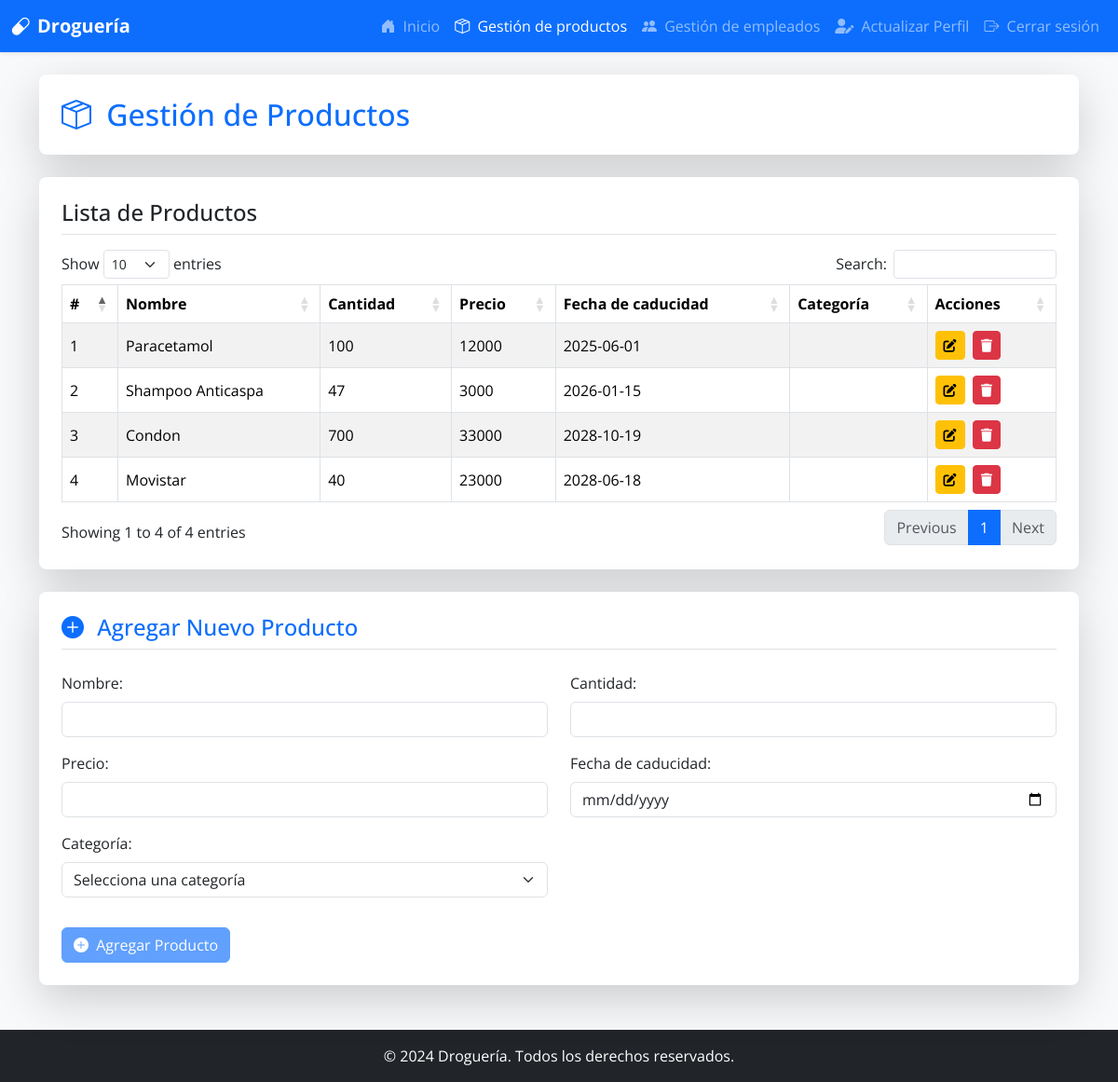
The app's page /productosDB (signed in), older data.
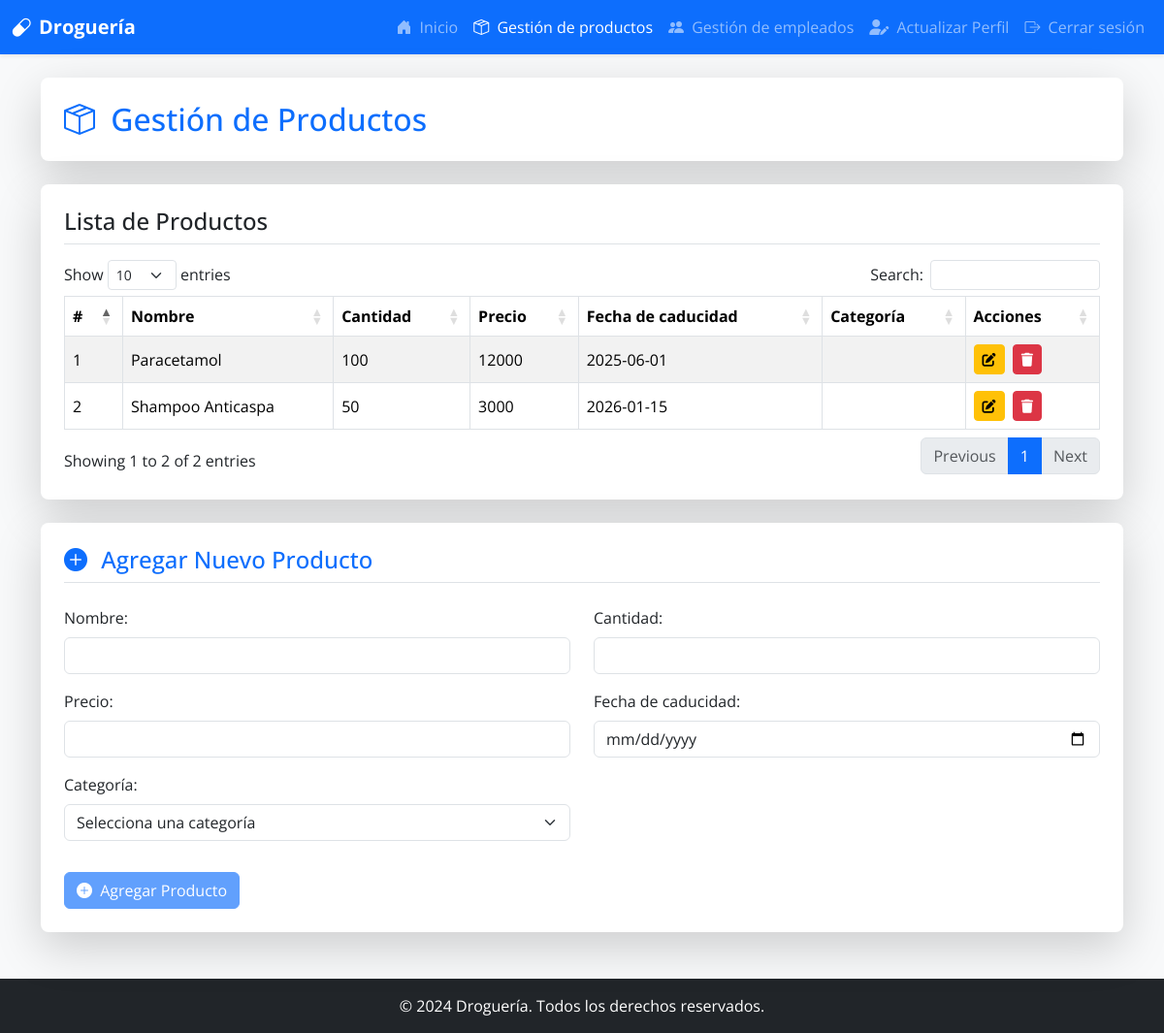
The same page, newer data.
### models.py (models this page shows)
class Producto(db.Model):
    __tablename__ = 'productos'
    producto_ID = db.Column(db.Integer, primary_key=True, autoincrement=True)
    categoria_FK = db.Column(db.Integer, db.ForeignKey('categoria.categoria_ID', ondelete='CASCADE'), nullable=False)
    nombre_producto = db.Column(db.String(150), nullable=False)
    cantidad = db.Column(db.Integer, nullable=False)
    precio = db.Column(db.Integer, nullable=False)
    fecha_caducidad = db.Column(db.Date, nullable=False)
    facturas_detalle = db.relationship('FacturaDetalle', backref='producto', cascade='all, delete')
    inventario = db.relationship('Inventario', backref='producto', cascade='all, delete')

### app.py (the view)
@app.route('/productosDB')
@login_required
def productosDB():
    if db.session.get(Rol, current_user.rol_FK).rol_usuario != "administrador":
        flash('Acceso no autorizado', 'danger')
        return redirect(url_for('adminMain'))
    categorias = Categoria.query.all()
    search_query = request.args.get('search', '', type=str)
    if search_query:
        productos = Producto.query.filter(Producto.nombre_producto.ilike(f"%{search_query}%")).all()
    else:
        productos = Producto.query.all()
    return render_template('productosDB.html', productos=productos, search_query=search_query, categorias=categorias)

### app.py (called while the page is built)
@login_manager.user_loader
def load_user(user_id):
    return db.session.get(Usuario, int(user_id))

### templates/productosDB.html (shortened to what this page needs)
<!DOCTYPE html>
<html lang="es">
<head>
    <link href="https://cdn.jsdelivr.net/npm/bootstrap@5.3.2/dist/css/bootstrap.min.css" rel="stylesheet">
    <link href="https://cdn.jsdelivr.net/npm/bootstrap-icons@1.11.1/font/bootstrap-icons.css" rel="stylesheet">
    <link rel="stylesheet" href="https://cdnjs.cloudflare.com/ajax/libs/font-awesome/6.5.2/css/all.min.css">
    <link href="https://cdn.datatables.net/1.13.6/css/dataTables.bootstrap5.min.css" rel="stylesheet">
</head>
<body class="bg-light">
    <nav class="navbar navbar-expand-lg navbar-dark bg-primary shadow-sm">
        <div class="container-fluid">
            <a class="navbar-brand d-flex align-items-center" href="{{ url_for('adminMain') }}">
                <i class="bi bi-capsule me-2"></i>
                <span class="fw-bold">Droguería</span>
            </a>
            <div class="collapse navbar-collapse" id="navbarNav">
                <ul class="navbar-nav ms-auto">
                    <li class="nav-item">
                        <a class="nav-link" href="{{ url_for('adminMain') }}"><i class="bi bi-house-door-fill me-1"></i> Inicio</a>
                    </li>
                    <li class="nav-item">
                        <a class="nav-link active" aria-current="page" href="{{ url_for('productosDB') }}"><i class="bi bi-box-seam me-1"></i> Gestión de productos</a>
                    </li>
                    <li class="nav-item">
                        <a class="nav-link" href="{{ url_for('empleadosDB') }}"><i class="bi bi-people-fill me-1"></i> Gestión de empleados</a>
                    </li>
                    <li class="nav-item">
                        <a class="nav-link" href="{{ url_for('update_profile') }}"><i class="fas fa-user-edit me-1"></i> Actualizar Perfil</a>
                    </li>
                    <li class="nav-item">
                        <a class="nav-link" href="{{ url_for('logout') }}"><i class="bi bi-box-arrow-right me-1"></i> Cerrar sesión</a>
                    </li>
                </ul>
            </div>
        </div>
    </nav>
    <main class="container mt-4 mb-5">
        <div class="card shadow-lg p-4 rounded-3 border-0 bg-white mb-4">
            <h2 class="card-title text-primary mb-0">
                <i class="bi bi-box-seam me-2"></i> Gestión de Productos
            </h2>
        </div>
        <div class="card shadow-lg p-4 rounded-3 border-0 bg-white mb-4">
            <h4 class="card-title text-dark mb-3 border-bottom pb-2">Lista de Productos</h4>
            <div class="table-responsive">
                <table id="productosTable" class="table table-striped table-hover table-bordered align-middle">
                    <thead class="bg-primary text-white">
                        <tr>
                            <th scope="col">#</th>
                            <th scope="col">Nombre</th>
                            <th scope="col">Cantidad</th>
                            <th scope="col">Precio</th>
                            <th scope="col">Fecha de caducidad</th>
                            <th scope="col">Categoría</th>
                            <th scope="col">Acciones</th>
                        </tr>
                    </thead>
                    <tbody>
                        {% for producto in productos %}
                        <tr>
                            <td>{{ loop.index }}</td>
                            <td>{{ producto.nombre_producto }}</td>
                            <td>{{ producto.cantidad }}</td>
                            <td>{{ producto.precio }}</td>
                            <td>{{ producto.fecha_caducidad }}</td>
                            <td>{{ producto.categoria_nombre }}</td>
                            <td>
                                <a href="{{ url_for('edit_producto', id=producto.producto_ID) }}" class="btn btn-warning btn-sm me-1" title="Editar Producto">
                                    <i class="fas fa-edit"></i>
                                </a>
                                <form action="{{ url_for('delete_producto', id=producto.producto_ID) }}"
                                      method="POST"
                                      onsubmit="return confirm('¿Seguro que quieres eliminar este producto? Esta acción es irreversible.')"
                                      style="display:inline;">
                                    <button type="submit" class="btn btn-danger btn-sm" title="Eliminar Producto">
                                        <i class="fas fa-trash"></i>
                                    </button>
                                </form>
                            </td>
                        </tr>
                        {% endfor %}
                    </tbody>
                </table>
            </div>
        </div>
        <div class="card shadow-lg p-4 rounded-3 border-0 bg-white">
            <h4 class="card-title text-primary mb-4 border-bottom pb-2">
                <i class="bi bi-plus-circle-fill me-2"></i> Agregar Nuevo Producto
            </h4>
            <form action="{{ url_for('create_producto') }}" method="POST" id="formCrearProducto" class="needs-validation" novalidate>
                <div class="row">
                    <div class="col-md-6 mb-3">
                        <label for="nombre_producto" class="form-label">Nombre:</label>
                        <input type="text" name="nombre_producto" id="nombre_producto" class="form-control" required>
                    </div>
                    <div class="col-md-6 mb-3">
                        <label for="cantidad" class="form-label">Cantidad:</label>
                        <input type="number" name="cantidad" id="cantidad" class="form-control" required min="0">
                    </div>
                    <div class="col-md-6 mb-3">
                        <label for="precio" class="form-label">Precio:</label>
                        <input type="number" step="0.01" name="precio" id="precio" class="form-control" required min="0">
                    </div>
                    <div class="col-md-6 mb-3">
                        <label for="fecha_caducidad" class="form-label">Fecha de caducidad:</label>
                        <input type="date" name="fecha_caducidad" id="fecha_caducidad" class="form-control" required>
                    </div>
                    <div class="col-md-6 mb-3">
                        <label for="categoria_ID" class="form-label">Categoría:</label>
                        <select name="categoria_ID" id="categoria_ID" class="form-select" required>
                            <option value="" disabled selected>Selecciona una categoría</option>
                        </select>
                    </div>
                </div>
                <button type="submit" class="btn btn-primary mt-3" id="btnAgregarProducto"><i class="bi bi-plus-circle-fill me-1"></i> Agregar Producto</button>
            </form>
        </div>
    </main>
    <footer class="footer mt-auto py-3 bg-dark text-white">
        <div class="container text-center">
            <span>© 2024 Droguería. Todos los derechos reservados.</span>
        </div>
    </footer>
</body>
</html>

### templates/productosDB.html (style rules this page uses)
body { font-family: 'Open Sans', sans-serif; display: flex; flex-direction: column; min-height: 100vh; }
main { flex: 1; }

Row changes from the older to the newer data that the page shows:
removed Producto: nombre_producto "Condon", cantidad "700", precio "33000", fecha_caducidad "2028-10-19"
removed Producto: nombre_producto "Movistar", cantidad "40", precio "23000", fecha_caducidad "2028-06-18"
changed Producto "Shampoo Anticaspa": cantidad "47" → "50"
Text that changed along with them:
text written by a page script: "Show entries Search: Showing 1 to 4 of 4 entries Previous 1 Next" → "Show entries Search: Showing 1 to 2 of 2 entries Previous 1 Next"
